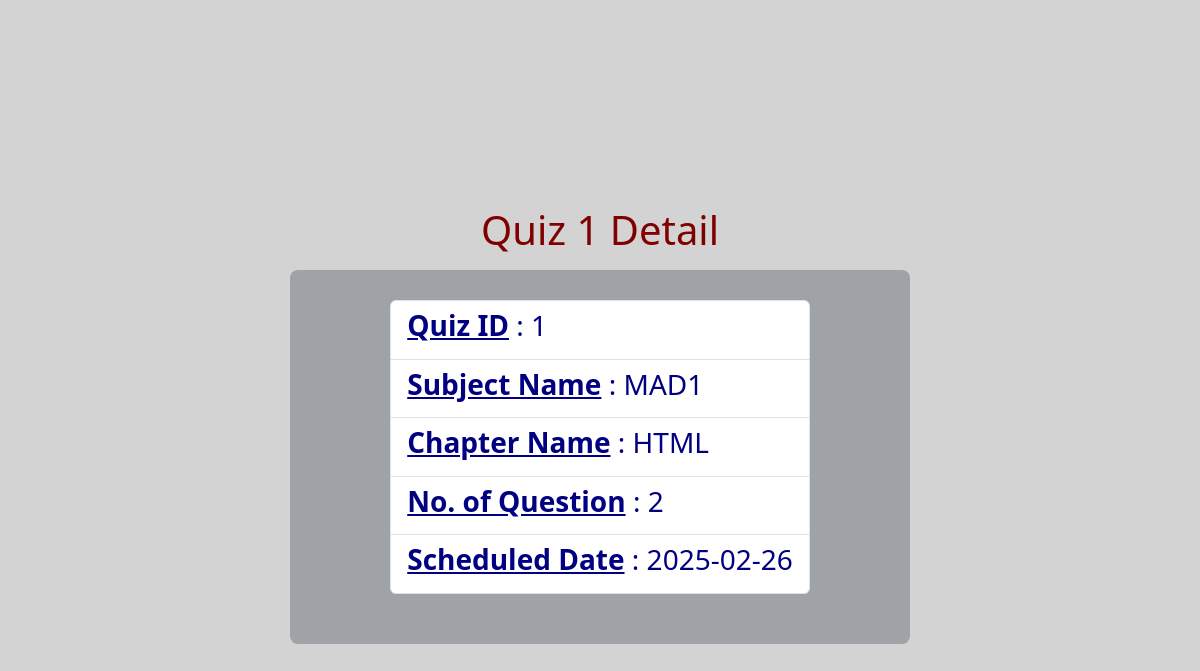
The page /stu_quiz_show/1squizs on the database as committed earlier.
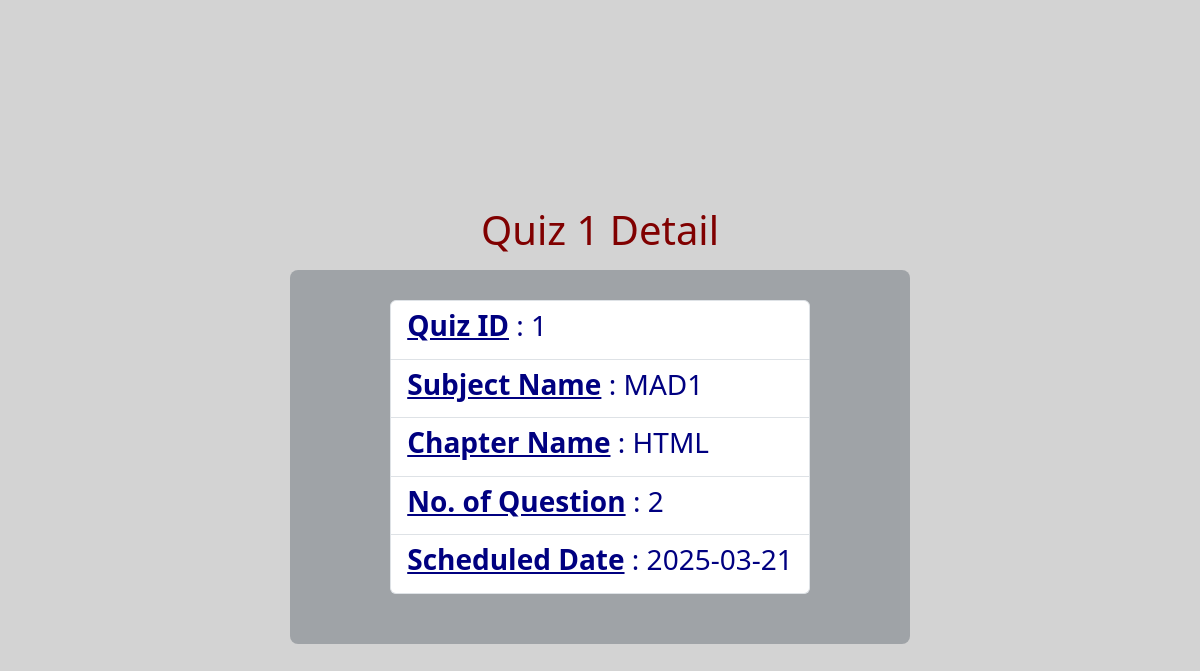
The same page on the database as committed later.
### Backend/models.py (models this page shows)
class Quiz(db.Model):
    id=db.Column(db.Integer,primary_key=True)
    ch_id=db.Column(db.Integer,db.ForeignKey('chapter.id'))
    date_of_quiz=db.Column(db.Date,nullable=False)
    time_duration=db.Column(db.Time,nullable=False)
    remarks=db.Column(db.String,nullable=False)
    questions=db.relationship('Question',backref='quiz',lazy=True,cascade='all, delete-orphan')
    scores=db.relationship('Score',backref='quiz',lazy=True,cascade='all, delete-orphan')

class Subject(db.Model):
    id=db.Column(db.Integer,primary_key=True)
    name=db.Column(db.String,unique=True,nullable=False)
    description=db.Column(db.String,unique=True,nullable=False)
    chapters=db.relationship('Chapter',backref='subject',lazy=True,cascade='all, delete-orphan')

class Chapter(db.Model):
    id=db.Column(db.Integer,primary_key=True)
    sub_id=db.Column(db.Integer,db.ForeignKey('subject.id'))
    name=db.Column(db.String,unique=True,nullable=False)
    no_of_questions=db.Column(db.Integer,nullable=False)
    description=db.Column(db.String,unique=True,nullable=False)
    quizes=db.relationship('Quiz',backref='chapter',lazy=True,cascade='all, delete-orphan')

### Backend/controllers.py (the view)
@app.route('/stu_quiz_show/<int:id>squizs')
def stu_quiz_show(id):
  quizobj=Quiz.query.get(id)
  chapter=Chapter.query.filter_by(id=Quiz.ch_id)
  subject=Subject.query.filter_by(id=Chapter.sub_id)
  if not quizobj:
    flash("Chapter doesn't exit")
  return render_template('User_add/squizv.html',quizobj=quizobj,chapter=chapter,subject=subject)

### templates/User_add/squizv.html (shortened to what this page needs)
{%extends 'layout.html'%}
{%block content%}
    <h1>Quiz {{ quizobj.id }} Detail</h1>
    <div class="f_container bg-secondary bg-opacity-50">
        <ul class="list-group ">
            <li class="list-group-item d-flex">
                    <h3><b><u>Quiz ID</u></b> : {{quizobj.id}}</h3>
            </li>
            <li class="list-group-item d-flex ">
                    <h3><b><u>Subject Name</u></b> : {{quizobj.chapter.subject.name}}</h3>
            </li>
            <li class="list-group-item d-flex">
                <h3><b><u>Chapter Name</u></b> : {{quizobj.chapter.name}}</h3>
            </li>
            <li class="list-group-item d-flex">
                <h3><b><u>No. of Question</u></b> : {{quizobj.questions|length}}</h3>
            </li>
            <li class="list-group-item d-flex">
                <h3><b><u>Scheduled Date</u></b> : {{quizobj.date_of_quiz}}</h3>
            </li>
      </ul>
    </div>
{%endblock%}

### templates/layout.html (shortened to what this page needs)
<!DOCTYPE html>
<html lang="en">
<head>
    <link rel="stylesheet" href="https://cdn.jsdelivr.net/npm/bootstrap@5.3.3/dist/css/bootstrap.min.css">
    <link rel="stylesheet" href="https://cdnjs.cloudflare.com/ajax/libs/font-awesome/6.7.2/css/all.min.css" />
    <link rel="stylesheet" href="{{ url_for('static', filename='main.css') }}">
</head>
<body class="container-fluid body_design">
        {%block content%}
        {%endblock%}
</body>
</html>

### static/main.css (style rules this page uses)
html,body { margin:0; padding:0; overflow-x: hidden; }
.body_design { min-height:100vh; width:100vw; padding-top:70px; margin:0; background-color:lightgrey; display: flex; justify-content: center; align-items: center; flex-direction: column; }
h1 { color:maroon; margin-bottom:0.4em; }
.f_container { height:auto; width:auto; padding:30px 100px 50px 100px; border-radius:8px; margin-bottom:20px; }
h3 { text-align:center; color: navy; }

Rows that differ between the two databases and show on the page:
changed Quiz id 1: date_of_quiz "2025-02-26" → "2025-03-21"
